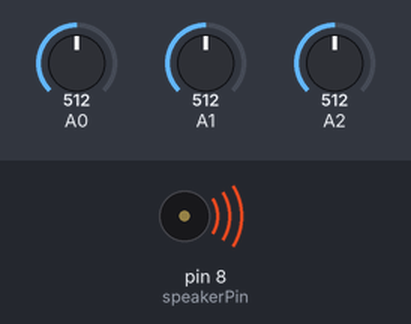
This sketch was run on a simulated Arduino Uno, built with avr-gcc and run on an emulated ATmega328P. On the bench: buzzer (waves = sounding). Inputs (shaded band) come from the test bench; at power-on: A0 = 512, A1 = 512, A2 = 512.

Above: at 0.05 s.
Timing chart, 0 to 3.0 s (numbered marks = the images above):
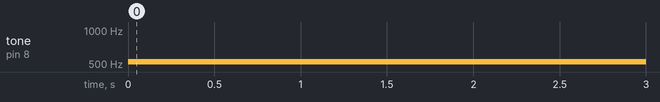

The sketch:

1c_instrument.ino
```cpp
#include "pitches.h"

// minimum reading of the sensors that generates a note
const int threshold = 100;
const int speakerPin = 8;      // pin number for the speaker
const int noteDuration = 300;  // play notes for 20 ms

// notes to play, corresponding to the 3 sensors:
int notes[] = {NOTE_A4, NOTE_B4, NOTE_C5};

void setup() {}

void loop() {
  for (int thisSensor = 0; thisSensor < 3; thisSensor++) {
    // get a sensor reading:
    int sensorReading = analogRead(thisSensor);

    // if the sensor is pressed hard enough:
    if (sensorReading > threshold) {
      // play the note corresponding to this sensor:
      tone(speakerPin, notes[thisSensor], noteDuration);
    }
  }
  delay(noteDuration);
}
```

Measured:
- by itself, tone on pin 8 (speakerPin): silent → 523 Hz at 0.00 s
